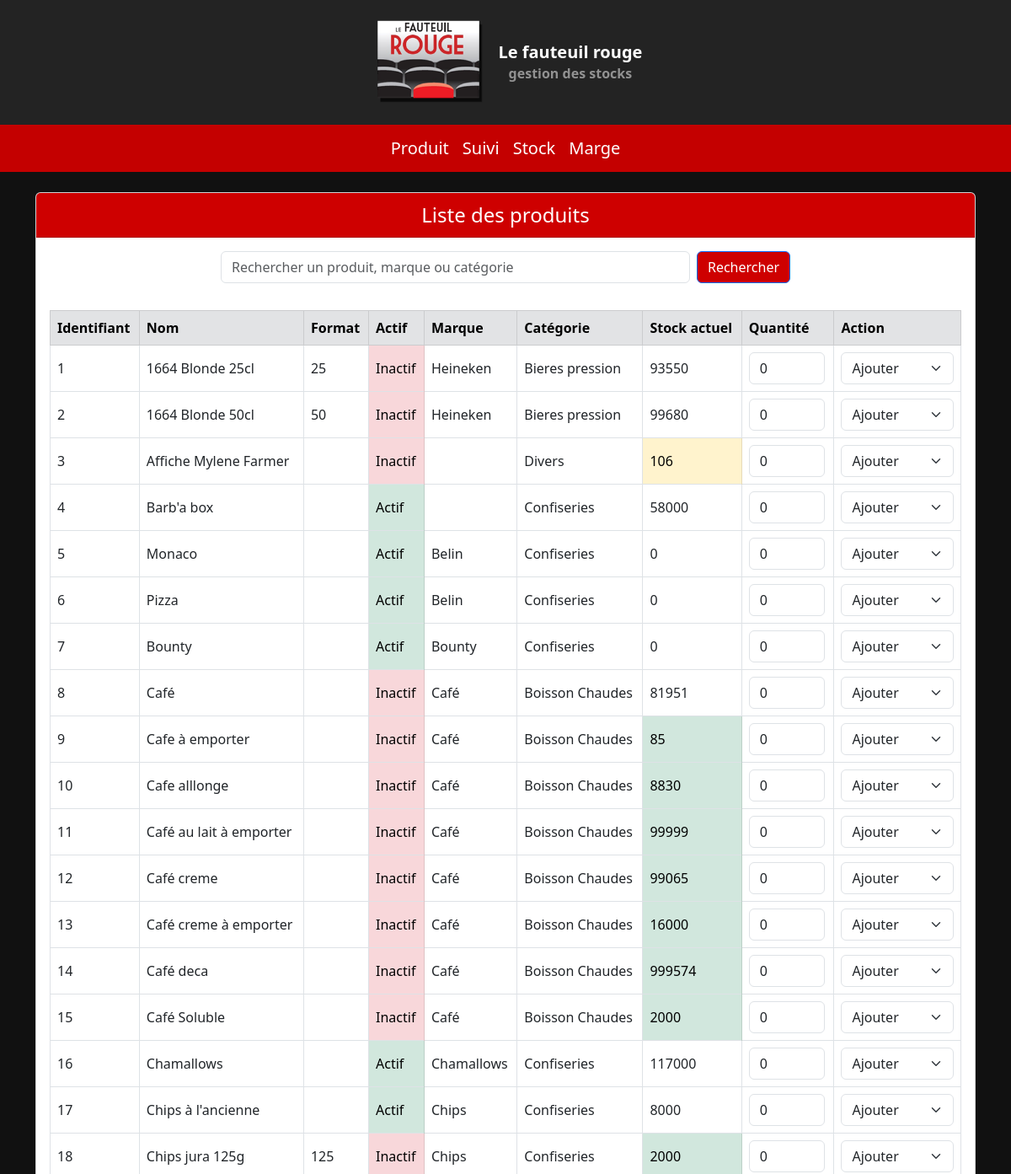
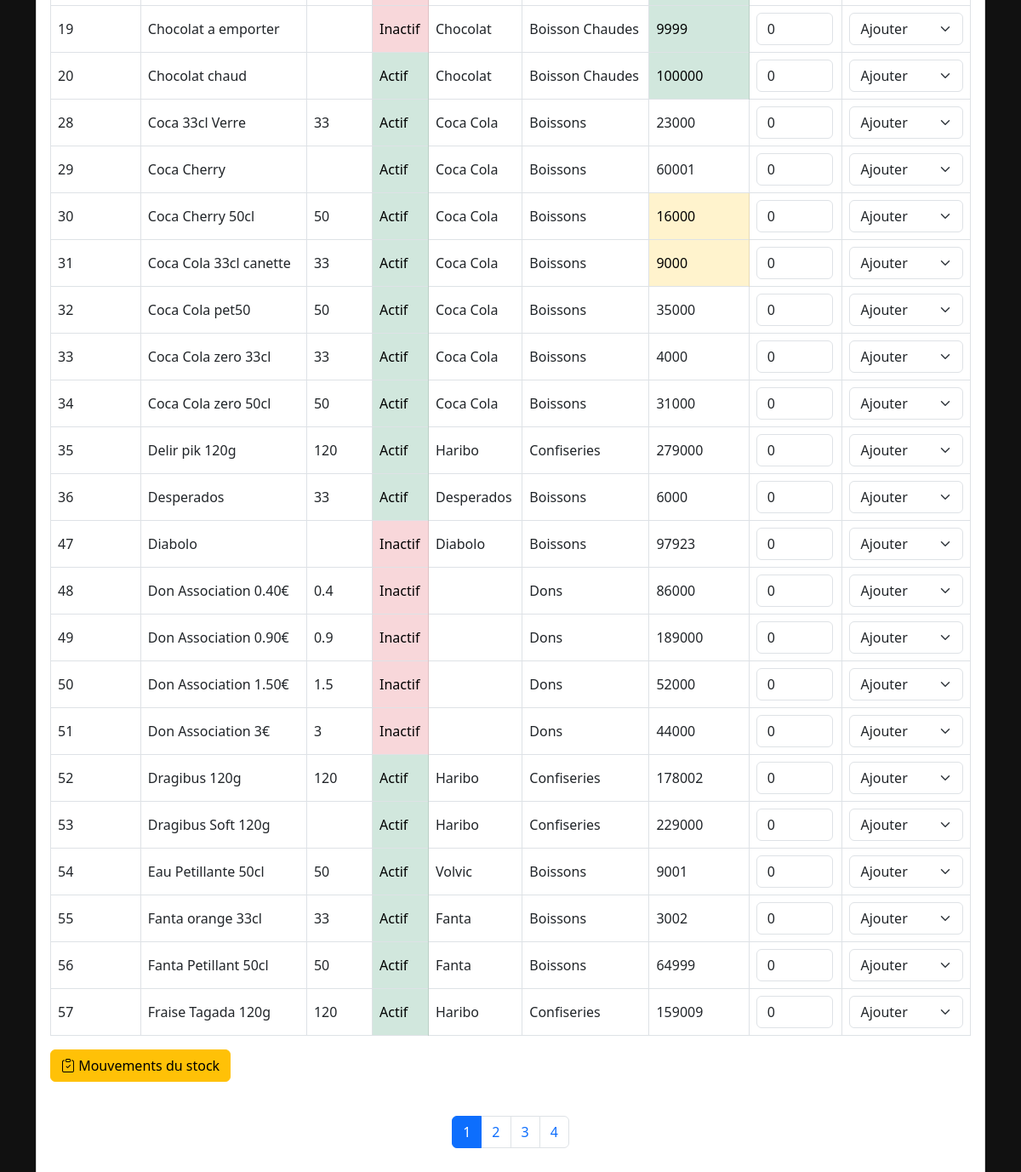
The page / on the database its author committed (2 pictures, top to bottom).
### tables this page shows
CREATE TABLE `Produit` (
  `id_produit` int(11) NOT NULL,
  `nom` varchar(100) NOT NULL,
  `format` float DEFAULT NULL,
  `actif` tinyint(1) DEFAULT 1,
  `id_marque` int(11) DEFAULT NULL,
  `id_categorie` int(11) DEFAULT NULL
);

CREATE TABLE `Marque` (
  `id_marque` int(11) NOT NULL,
  `nom` varchar(100) NOT NULL
);

CREATE TABLE `Categorie` (
  `id_categorie` int(11) NOT NULL,
  `nom` varchar(100) NOT NULL,
  `description` text DEFAULT NULL
);

CREATE TABLE `QuantiteStock` (
  `id_stock` int(11) NOT NULL,
  `id_produit` int(11) NOT NULL,
  `seuil_min` int(11) DEFAULT NULL,
  `seuil_max` int(11) DEFAULT NULL,
  `stock_actuel` int(11) DEFAULT NULL
);

### index.php (the view, shortened to what this page needs)
<?php
include 'donnée/connect.php';
try {
    $pdo = new PDO('mysql:host=' . $DB_HOST . ';dbname=razanateraa_cinema;charset=utf8', $DB_USER, $DB_PASS);
    $pdo->setAttribute(PDO::ATTR_ERRMODE, PDO::ERRMODE_EXCEPTION);
} catch (PDOException $e) {
    die('<div class="alert alert-danger">Erreur de connexion à la base de données : ' . htmlspecialchars($e->getMessage()) . '</div>');
}
$perPage = 40;
$page = isset($_GET['page']) && is_numeric($_GET['page']) && $_GET['page'] > 0 ? intval($_GET['page']) : 1;
$offset = ($page - 1) * $perPage;
$search = trim($_GET['search'] ?? '');
$where = '';
$params = [];
$sqlCount = "SELECT COUNT(*) FROM Produit
             LEFT JOIN Marque ON Produit.id_marque = Marque.id_marque
             LEFT JOIN Categorie ON Produit.id_categorie = Categorie.id_categorie
             $where";
$stmtCount = $pdo->prepare($sqlCount);
$stmtCount->execute($params);
$totalProduits = $stmtCount->fetchColumn();
$totalPages = ceil($totalProduits / $perPage);
$sql = "SELECT
            Produit.id_produit, Produit.nom, Produit.format, Produit.actif,
            Marque.nom AS marque, Categorie.nom AS categorie,
            QuantiteStock.stock_actuel, QuantiteStock.seuil_min, QuantiteStock.seuil_max
        FROM Produit
        LEFT JOIN Marque ON Produit.id_marque = Marque.id_marque
        LEFT JOIN Categorie ON Produit.id_categorie = Categorie.id_categorie
        LEFT JOIN QuantiteStock ON Produit.id_produit = QuantiteStock.id_produit
        $where
        ORDER BY Produit.id_produit ASC
        LIMIT :limit OFFSET :offset";
$stmt = $pdo->prepare($sql);
$stmt->bindValue(':limit', $perPage, PDO::PARAM_INT);
$stmt->bindValue(':offset', $offset, PDO::PARAM_INT);
$stmt->execute();
?>
<!DOCTYPE html>
<html lang="fr">
<head>
  <link href="https://cdn.jsdelivr.net/npm/bootstrap@5.3.0/dist/css/bootstrap.min.css" rel="stylesheet" />
  <link href="https://cdn.jsdelivr.net/npm/bootstrap-icons@1.10.5/font/bootstrap-icons.css" rel="stylesheet" />
</head>
<body>
<?php include 'visuel/special.php'; ?>
<div class="container my-4">
  <div class="card">
    <div class="card-header text-center" style="background-color: rgb(206, 0, 0); color: white; font-size: 1.5rem;">
      Liste des produits
    </div>
    <form method="get" class="my-3 d-flex justify-content-center" role="search">
      <input type="search" name="search" value="<?= htmlspecialchars($search) ?>" placeholder="Rechercher un produit, marque ou catégorie" class="form-control w-50" />
      <button type="submit" class="btn btn-primary ms-2" style="background-color: rgb(206, 0, 0)">Rechercher</button>
    </form>
    <form method="post">
      <div class="card-body">
        <div class="table-responsive">
          <table class="table table-bordered align-middle">
            <thead class="table-secondary">
              <tr>
                <th>Identifiant</th>
                <th>Nom</th>
                <th>Format</th>
                <th>Actif</th>
                <th>Marque</th>
                <th>Catégorie</th>
                <th>Stock actuel</th>
                <th>Quantité</th>
                <th>Action</th>
              </tr>
            </thead>
            <tbody>
              <?php while ($row = $stmt->fetch(PDO::FETCH_ASSOC)): ?>
                <?php
                $stock = $row['stock_actuel'] ?? 0;
                $seuil_min = $row['seuil_min'] ?? 0;
                $seuil_max = $row['seuil_max'] ?? 0;
                $highlightClass = '';
                if ($stock < $seuil_min) {
                  $highlightClass = 'table-warning';
                } elseif ($stock > $seuil_max) {
                  $highlightClass = 'table-success';
                }
                $actif = $row['actif'];
                $actifClass = $actif == 1 ? 'table-success' : 'table-danger';
                ?>
                <tr>
                  <td><?= htmlspecialchars($row['id_produit']) ?></td>
                  <td><?= htmlspecialchars($row['nom']) ?></td>
                  <td><?= htmlspecialchars($row['format']) ?></td>
                  <td class="<?= $actifClass ?>">
                    <?= $actif == 1 ? 'Actif' : 'Inactif' ?>
                  </td>
                  <td><?= htmlspecialchars($row['marque']) ?></td>
                  <td><?= htmlspecialchars($row['categorie']) ?></td>
                  <td class="<?= $highlightClass ?>"><?= $stock ?></td>
                  <td>
                    <input type="number" name="quantites[]" class="form-control" min="0" value="0" style="width: 90px;">
                  </td>
                  <td>
                    <select name="actions[]" class="form-select">
                      <option value="ajouter">Ajouter</option>
                    </select>
                  </td>
                </tr>
              <?php endwhile; ?>
            </tbody>
          </table>
        </div>
        <button type="submit" name="voir_panier" class="btn btn-warning">
          <i class="bi bi-clipboard-check"></i> Mouvements du stock
        </button>
      </div>
    </form>
    <nav class="my-4">
      <ul class="pagination justify-content-center">
        <?php for ($i = 1; $i <= $totalPages; $i++): ?>
          <li class="page-item <?= $i === $page ? 'active' : '' ?>">
            <a class="page-link" href="?<?= http_build_query(['page' => $i, 'search' => $search]) ?>"><?= $i ?></a>
          </li>
        <?php endfor; ?>
      </ul>
    </nav>
  </div>
</div>
</body>
</html>

### visuel/special.php (shortened to what this page needs)
<link href="https://cdn.jsdelivr.net/npm/bootstrap@5.3.0-alpha1/dist/css/bootstrap.min.css" rel="stylesheet">
<nav class="navbar navbar-expand-lg" style="background-color: #232323;">
  <div class="container d-flex justify-content-center align-items-center py-3">
    <img src="images/logo.png" alt="Logo" style="height:100px; margin-left: 20px;">
    <span class="navbar-brand mb-0 h1 text-center text-white fw-bold ms-3">
      Le fauteuil rouge
      <br>
      <small class="text-white-50 fs-6">gestion des stocks</small>
    </span>
  </div>
</nav>
<nav class="navbar" style="background-color: #c40000; min-height: 35px;">
  <div class="container d-flex justify-content-center align-items-center">
    <a href="#" class="navbar-brand text-white mx-2" style="margin-right: 20px;">Produit</a>
    <a href="page/historique.php" class="navbar-brand text-white mx-2" style="margin-left: 20px;">Suivi</a>
     <a href="page/stock.php" class="navbar-brand text-white mx-2"style="margin-left: 20px;">Stock</a>
    <a href="page/marge.php" class="navbar-brand text-white mx-2" style="margin-left: 20px;">Marge</a>
  </div>
</nav>
<link rel="stylesheet" href="https://cdn.jsdelivr.net/npm/bootstrap-icons@1.10.0/font/bootstrap-icons.css">

### visuel/special.php (style rules this page uses)
body { background-color: #111 !important; }

### rows shown on the page
produit: id_produit "1", nom "1664 Blonde 25cl", format "25", actif "Inactif", id_marque.nom "Heineken", id_categorie.nom "Bieres pression", quantitestock.stock_actuel "93550"
produit: id_produit "2", nom "1664 Blonde 50cl", format "50", actif "Inactif", id_marque.nom "Heineken", id_categorie.nom "Bieres pression", quantitestock.stock_actuel "99680"
produit: id_produit "3", nom "Affiche Mylene Farmer", actif "Inactif", id_categorie.nom "Divers", quantitestock.stock_actuel "106"
produit: id_produit "4", nom "Barb'a box", actif "Actif", id_categorie.nom "Confiseries", quantitestock.stock_actuel "58000"
produit: id_produit "5", nom "Monaco", actif "Actif", id_marque.nom "Belin", id_categorie.nom "Confiseries", quantitestock.stock_actuel "0"
produit: id_produit "6", nom "Pizza", actif "Actif", id_marque.nom "Belin", id_categorie.nom "Confiseries", quantitestock.stock_actuel "0"
produit: id_produit "7", nom "Bounty", actif "Actif", id_marque.nom "Bounty", id_categorie.nom "Confiseries", quantitestock.stock_actuel "0"
produit: id_produit "8", nom "Café", actif "Inactif", id_marque.nom "Café", id_categorie.nom "Boisson Chaudes", quantitestock.stock_actuel "81951"
produit: id_produit "9", nom "Cafe à emporter", actif "Inactif", id_marque.nom "Café", id_categorie.nom "Boisson Chaudes", quantitestock.stock_actuel "85"
produit: id_produit "10", nom "Cafe alllonge", actif "Inactif", id_marque.nom "Café", id_categorie.nom "Boisson Chaudes", quantitestock.stock_actuel "8830"
produit: id_produit "11", nom "Café au lait à emporter", actif "Inactif", id_marque.nom "Café", id_categorie.nom "Boisson Chaudes", quantitestock.stock_actuel "99999"
produit: id_produit "12", nom "Café creme", actif "Inactif", id_marque.nom "Café", id_categorie.nom "Boisson Chaudes", quantitestock.stock_actuel "99065"
produit: id_produit "13", nom "Café creme à emporter", actif "Inactif", id_marque.nom "Café", id_categorie.nom "Boisson Chaudes", quantitestock.stock_actuel "16000"
produit: id_produit "14", nom "Café deca", actif "Inactif", id_marque.nom "Café", id_categorie.nom "Boisson Chaudes", quantitestock.stock_actuel "999574"
produit: id_produit "15", nom "Café Soluble", actif "Inactif", id_marque.nom "Café", id_categorie.nom "Boisson Chaudes", quantitestock.stock_actuel "2000"
produit: id_produit "16", nom "Chamallows", actif "Actif", id_marque.nom "Chamallows", id_categorie.nom "Confiseries", quantitestock.stock_actuel "117000"
produit: id_produit "17", nom "Chips à l'ancienne", actif "Actif", id_marque.nom "Chips", id_categorie.nom "Confiseries", quantitestock.stock_actuel "8000"
produit: id_produit "18", nom "Chips jura 125g", format "125", actif "Inactif", id_marque.nom "Chips", id_categorie.nom "Confiseries", quantitestock.stock_actuel "2000"
produit: id_produit "19", nom "Chocolat a emporter", actif "Inactif", id_marque.nom "Chocolat", id_categorie.nom "Boisson Chaudes", quantitestock.stock_actuel "9999"
produit: id_produit "20", nom "Chocolat chaud", actif "Actif", id_marque.nom "Chocolat", id_categorie.nom "Boisson Chaudes", quantitestock.stock_actuel "100000"
produit: id_produit "28", nom "Coca 33cl Verre", format "33", actif "Actif", id_marque.nom "Coca Cola", id_categorie.nom "Boissons", quantitestock.stock_actuel "23000"
produit: id_produit "29", nom "Coca Cherry", actif "Actif", id_marque.nom "Coca Cola", id_categorie.nom "Boissons", quantitestock.stock_actuel "60001"
produit: id_produit "30", nom "Coca Cherry 50cl", format "50", actif "Actif", id_marque.nom "Coca Cola", id_categorie.nom "Boissons", quantitestock.stock_actuel "16000"
produit: id_produit "31", nom "Coca Cola 33cl canette", format "33", actif "Actif", id_marque.nom "Coca Cola", id_categorie.nom "Boissons", quantitestock.stock_actuel "9000"
produit: id_produit "32", nom "Coca Cola pet50", format "50", actif "Actif", id_marque.nom "Coca Cola", id_categorie.nom "Boissons", quantitestock.stock_actuel "35000"
produit: id_produit "33", nom "Coca Cola zero 33cl", format "33", actif "Actif", id_marque.nom "Coca Cola", id_categorie.nom "Boissons", quantitestock.stock_actuel "4000"
produit: id_produit "34", nom "Coca Cola zero 50cl", format "50", actif "Actif", id_marque.nom "Coca Cola", id_categorie.nom "Boissons", quantitestock.stock_actuel "31000"
produit: id_produit "35", nom "Delir pik 120g", format "120", actif "Actif", id_marque.nom "Haribo", id_categorie.nom "Confiseries", quantitestock.stock_actuel "279000"
produit: id_produit "36", nom "Desperados", format "33", actif "Actif", id_marque.nom "Desperados", id_categorie.nom "Boissons", quantitestock.stock_actuel "6000"
produit: id_produit "47", nom "Diabolo", actif "Inactif", id_marque.nom "Diabolo", id_categorie.nom "Boissons", quantitestock.stock_actuel "97923"
produit: id_produit "48", nom "Don Association 0.40€", format "0.4", actif "Inactif", id_categorie.nom "Dons", quantitestock.stock_actuel "86000"
produit: id_produit "49", nom "Don Association 0.90€", format "0.9", actif "Inactif", id_categorie.nom "Dons", quantitestock.stock_actuel "189000"
produit: id_produit "50", nom "Don Association 1.50€", format "1.5", actif "Inactif", id_categorie.nom "Dons", quantitestock.stock_actuel "52000"
produit: id_produit "51", nom "Don Association 3€", format "3", actif "Inactif", id_categorie.nom "Dons", quantitestock.stock_actuel "44000"
produit: id_produit "52", nom "Dragibus 120g", format "120", actif "Actif", id_marque.nom "Haribo", id_categorie.nom "Confiseries", quantitestock.stock_actuel "178002"
produit: id_produit "53", nom "Dragibus Soft 120g", actif "Actif", id_marque.nom "Haribo", id_categorie.nom "Confiseries", quantitestock.stock_actuel "229000"
produit: id_produit "54", nom "Eau Petillante 50cl", format "50", actif "Actif", id_marque.nom "Volvic", id_categorie.nom "Boissons", quantitestock.stock_actuel "9001"
produit: id_produit "55", nom "Fanta orange 33cl", format "33", actif "Actif", id_marque.nom "Fanta", id_categorie.nom "Boissons", quantitestock.stock_actuel "3002"
produit: id_produit "56", nom "Fanta Petillant 50cl", format "50", actif "Actif", id_marque.nom "Fanta", id_categorie.nom "Boissons", quantitestock.stock_actuel "64999"
produit: id_produit "57", nom "Fraise Tagada 120g", format "120", actif "Actif", id_marque.nom "Haribo", id_categorie.nom "Confiseries", quantitestock.stock_actuel "159009"
